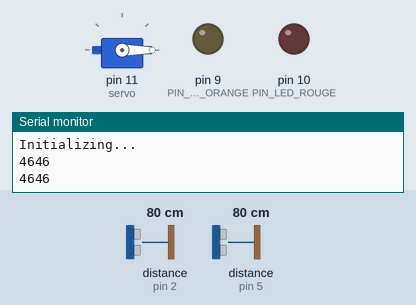
Bench run of a sketch on a simulated Arduino Mega 2560, built with avr-gcc and run on an emulated ATmega2560. On the bench: servo, output pins drawn as LEDs (lit = HIGH), the last lines printed to the serial monitor. Wiring (inferred from the names in the program): 2 × ultrasonic range finder: trigger pin 3, echo pin 2 / trigger pin 6, echo pin 5. Inputs (shaded band) come from the test bench; at power-on: distance to the obstacle (sensors on pin 2, pin 5) 80 cm. The echo pulse lasts 58.3 µs per cm; the modem accepts every AT command (registered, SIM ready, sends succeed) and sends nothing else; pins used as bus, display or sensor lines are not drawn.

Above: at 2.2 s.
2.3 s: distance to the obstacle (sensor on pin 2) set to 24 cm
3.8 s: distance to the obstacle (sensor on pin 2) set to 19 cm
At 5.2 s:
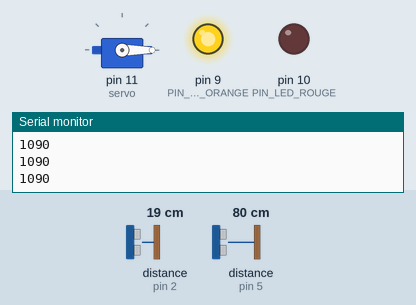
5.5 s: distance to the obstacle (sensor on pin 5) set to 56 cm
7.0 s: distance to the obstacle (sensor on pin 5) set to 45 cm
At 7.8 s:
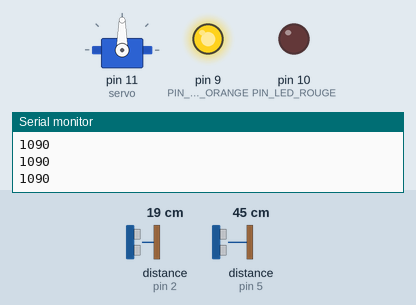
8.5 s: distance to the obstacle (sensor on pin 2) set to 13 cm
10.0 s: distance to the obstacle (sensor on pin 2) set to 10 cm
At 11.4 s:
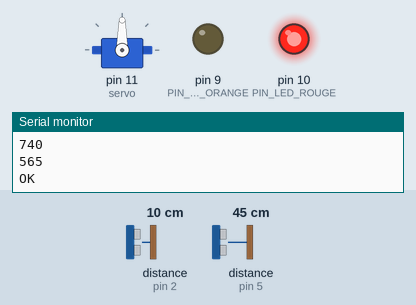
Timing chart, 0 to 12.9 s (numbered marks = the images above; inputs shaded):
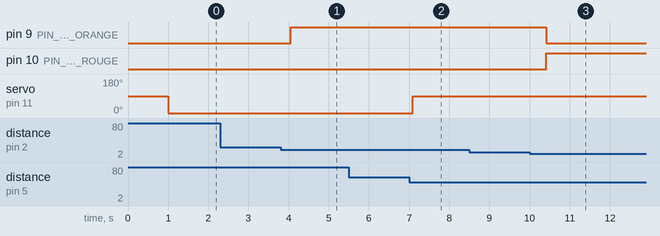

The sketch:

Ultra_LED_v.ino
```cpp
#include <Servo.h>
#include <SoftwareSerial.h>


#define PIN_ECHO 2
#define PIN_TRIG 3
#define PIN_LED_ROUGE 10
#define PIN_LED_ORANGE  9
#define trigPin 6
#define echoPin 5
Servo servo;
int sound = 250;
long duration_hc, distance_hc;

//Create software serial object to communicate with SIM800L
SoftwareSerial mySerial(51, 50); //SIM800L Tx & Rx is connected to Arduino #3 & #2

void setup() {
  Serial.begin (9600);
  pinMode(PIN_TRIG, OUTPUT);
  pinMode(PIN_ECHO, INPUT);

  pinMode(PIN_LED_ROUGE, OUTPUT);
  pinMode(PIN_LED_ORANGE, OUTPUT);

  //Serial.begin (9600);
  pinMode(trigPin, OUTPUT);
  pinMode(echoPin, INPUT);
  servo.attach(11);
   //communication GSM
  //Begin serial communication with Arduino and Arduino IDE (Serial Monitor)
  Serial.begin(9600);

  //Begin serial communication with Arduino and SIM800L
  mySerial.begin(9600);

  Serial.println("Initializing...");
  delay(1000);


}

void loop() {
//ouverture automatique
  long duration, distance;
  digitalWrite(trigPin, LOW);
  delayMicroseconds(2);
  digitalWrite(trigPin, HIGH);
  delayMicroseconds(10);
  digitalWrite(trigPin, LOW);
  duration = pulseIn(echoPin, HIGH);
  distance = (duration/2) / 29.1;
  if (distance < 50) {
 // Serial.println("the distance is less than 5");
  servo.write(90);
   delay(50);
 }
  else {
  servo.write(0);
 }
/* if (distance > 60 || distance <= 0){
   Serial.println("The distance is more than 60");
  }
 else {
   Serial.print(distance);
   Serial.println(" cm");
 } */
  delay(500);

//detection niveau
  mesureDistance();
 /* Serial.print("Distance ");
  Serial.print(distance_hc);
  Serial.println(" Cm ");*/

  if (distance_hc > 20) {
    // aucune led allumé
    digitalWrite(PIN_LED_ROUGE, LOW);
    digitalWrite(PIN_LED_ORANGE, LOW);
  }
  else if (distance_hc > 10) {
    digitalWrite(PIN_LED_ROUGE, LOW);
    digitalWrite(PIN_LED_ORANGE, HIGH);
  }
  else if (distance_hc > 5) {
    digitalWrite(PIN_LED_ROUGE, HIGH);
    digitalWrite(PIN_LED_ORANGE, LOW);
 mySerial.println("AT"); //Once the handshake test is successful, it will back to OK
  updateSerial();
   //mySerial.println("AT+CPIN=\"0000\""); // Configuring TEXT mode
  //updateSerial();
  mySerial.println("AT+CMGF=1"); // Configuring TEXT mode
  updateSerial();
  mySerial.println("AT+CMGS=\"+212665668208\"");//change ZZ with country code and xxxxxxxxxxx with phone number to sms
  updateSerial();
  mySerial.print("Poubelle pleine :) test réussi"); //text content
  updateSerial();
  mySerial.write(26);
    updateSerial();
  }

}

void mesureDistance() {
  digitalWrite(PIN_TRIG, LOW);
  delayMicroseconds(2);
  digitalWrite(PIN_TRIG, HIGH);
  delayMicroseconds(10);
  digitalWrite(PIN_TRIG, LOW);
  duration_hc = pulseIn(PIN_ECHO, HIGH);
  Serial.println(duration_hc);
  distance_hc = duration_hc / 58;
}

void updateSerial()
{
  delay(500);
  while (Serial.available())
  {
    mySerial.write(Serial.read());//Forward what Serial received to Software Serial Port
  }
  while(mySerial.available())
  {
    Serial.write(mySerial.read());//Forward what Software Serial received to Serial Port
  }
}
```

Measured:
- the behaviour switches between 22 and 21 cm on distance to the obstacle (sensor on pin 2) (found by bisection; images 0 and 1)
- the behaviour switches between 51 and 50 cm on distance to the obstacle (sensor on pin 5) (found by bisection; images 1 and 2)
- the behaviour switches between 12 and 11 cm on distance to the obstacle (sensor on pin 2) (found by bisection; images 2 and 3)
- after the input at 3.8 s, pin 9 (PIN_LED_ORANGE): LOW → HIGH after 0.25 s
- after the input at 7.0 s, servo on pin 11 (servo): 0° → 90° after 0.09 s
- after the input at 10.0 s, pin 9 (PIN_LED_ORANGE): HIGH → LOW after 0.42 s; pin 10 (PIN_LED_ROUGE): LOW → HIGH after 0.42 s
